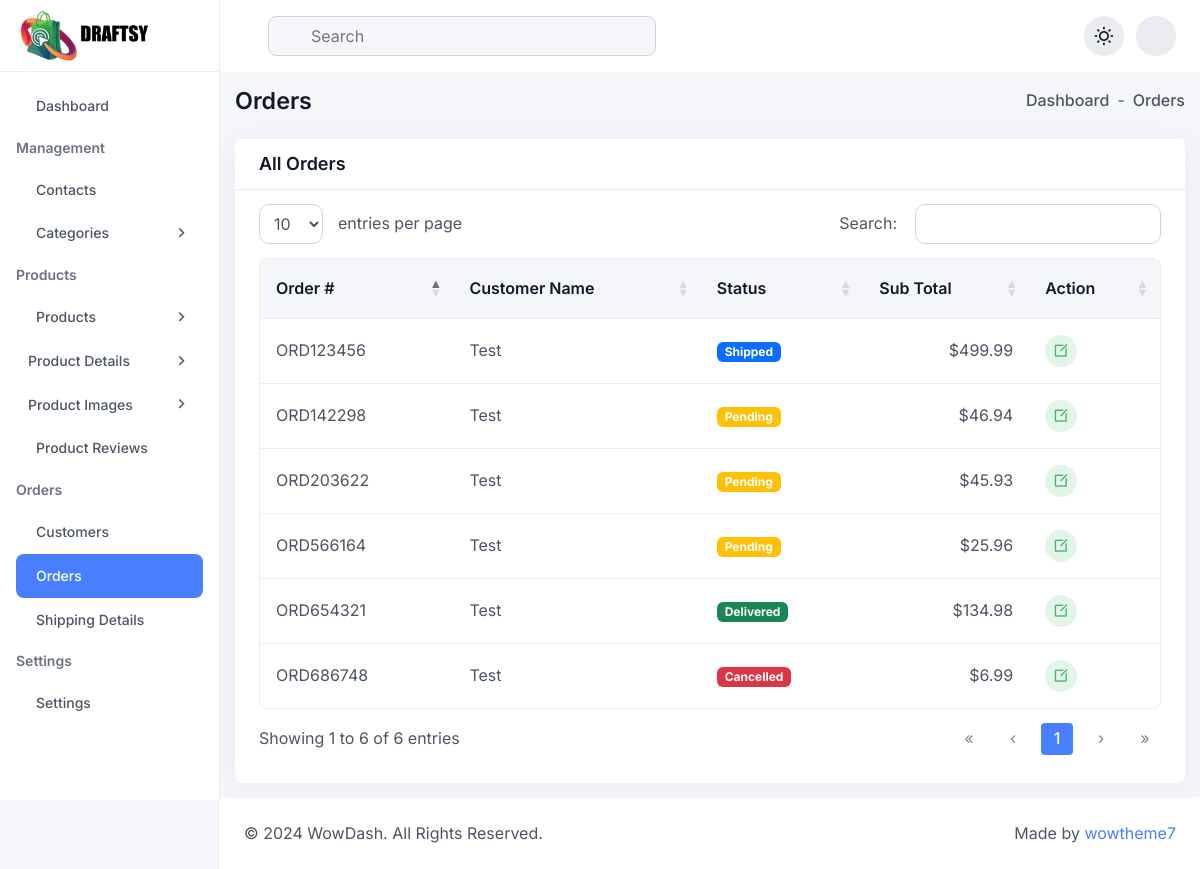
Page /admin/pages/orders/index.php on the committed database.
### tables this page shows
CREATE TABLE `orders` (
  `id` int(11) NOT NULL,
  `order_num` varchar(100) NOT NULL,
  `customer_id` int(11) DEFAULT NULL,
  `status` enum('pending','shipped','delivered','cancelled') DEFAULT 'pending',
  `total_amount` decimal(10,2) DEFAULT NULL,
  `sub_total` decimal(10,2) DEFAULT NULL,
  `created_at` timestamp NOT NULL DEFAULT current_timestamp(),
  `updated_at` timestamp NOT NULL DEFAULT current_timestamp() ON UPDATE current_timestamp()
);

CREATE TABLE `customers` (
  `id` int(11) NOT NULL,
  `name` varchar(255) NOT NULL,
  `email` varchar(255) NOT NULL,
  `phone` varchar(50) DEFAULT NULL,
  `city` varchar(100) DEFAULT NULL,
  `state` varchar(100) DEFAULT NULL,
  `address` text DEFAULT NULL,
  `zipcode` varchar(20) DEFAULT NULL,
  `password` varchar(255) NOT NULL,
  `status` enum('active','inactive','suspended') DEFAULT 'active',
  `created_at` timestamp NOT NULL DEFAULT current_timestamp(),
  `updated_at` timestamp NOT NULL DEFAULT current_timestamp() ON UPDATE current_timestamp()
);

### admin/pages/orders/index.php (the view, shortened to what this page needs)
<?php
include('../../includes/header.php');
$query = "SELECT orders.id, orders.order_num, orders.status, orders.sub_total, customers.name AS customer_name FROM orders JOIN customers ON orders.customer_id = customers.id";
$result = mysqli_query($conn, $query);
?>
<div class="dashboard-main-body">
    <div class="d-flex flex-wrap align-items-center justify-content-between gap-3 mb-24">
        <h6 class="fw-semibold mb-0">Orders</h6>
        <ul class="d-flex align-items-center gap-2">
            <li class="fw-medium">
                <a href="../../index.php" class="d-flex align-items-center gap-1 hover-text-primary">
                    Dashboard
                </a>
            </li>
            <li>-</li>
            <li class="fw-medium">Orders</li>
        </ul>
    </div>
    <div class="card basic-data-table">
        <div class="card-header">
            <h5 class="card-title mb-0">All Orders</h5>
        </div>
        <div class="card-body">
            <table class="table bordered-table mb-0" id="dataTable" data-page-length='10'>
                <thead>
                    <tr>
                        <th scope="col">Order #</th>
                        <th scope="col">Customer Name</th>
                        <th scope="col">Status</th>
                        <th scope="col">Sub Total</th>
                        <th scope="col">Action</th>
                    </tr>
                </thead>
                <tbody>
                    <?php
                    if ($result->num_rows > 0) {
                        while ($row = $result->fetch_assoc()) {
                    ?>
                        <tr>
                            <td><?php echo $row['order_num']; ?></td>
                            <td><?php echo $row['customer_name']; ?></td>
                            <td>
                                <?php
                                $status = $row['status'];
                                $status_classes = [
                                    'pending'   => 'badge bg-warning',
                                    'shipped'   => 'badge bg-primary',
                                    'delivered' => 'badge bg-success',
                                    'cancelled' => 'badge bg-danger'
                                ];
                                ?>
                                <span class="fw-bold <?php echo $status_classes[$status] ?? ''; ?>">
                                    <?php echo ucfirst($status); ?>
                                </span>
                            </td>
                            <td>$<?php echo number_format($row['sub_total'], 2); ?></td>
                            <td>
                                <a href="edit.php?id=<?php echo $row['id']; ?>" class="w-32-px h-32-px bg-success-focus text-success-main rounded-circle d-inline-flex align-items-center justify-content-center">
                                    <i class="ri-edit-box-line"></i>
                                </a>
                            </td>
                        </tr>
                    <?php
                        }
                    }
                    ?>
                </tbody>
            </table>
        </div>
    </div>
</div>
<?php
include('../../includes/footer.php');
?>

### admin/assets/css/file-upload.css (style rules this page uses)
:root { --file-container-bg: #eeeeee; --file-bg: #f8f8f8; --file-border-color: #606060; --file-color: #2b2b2b; --table-border-color: #dbdbdb; --delete-button-bg: #f53636; --delete-button-color: #ffffff; --font-size: 0.875em; --font-family: 'Segoe UI', Tahoma, Geneva, Verdana, sans-serif; --shadow: 0px 8px 15px -8px rgba(0, 0, 0, 0.5); }
* { margin: 0; padding: 0; box-sizing: border-box; }

### rows in the picture
orders: order_num "ORD123456", customer.name "Test", status "Shipped", sub_total "499.99"
orders: order_num "ORD654321", customer.name "Test", status "Delivered", sub_total "134.98"
orders: order_num "ORD566164", customer.name "Test", status "Pending", sub_total "25.96"
orders: order_num "ORD686748", customer.name "Test", status "Cancelled", sub_total "6.99"
orders: order_num "ORD142298", customer.name "Test", status "Pending", sub_total "46.94"
orders: order_num "ORD203622", customer.name "Test", status "Pending", sub_total "45.93"
